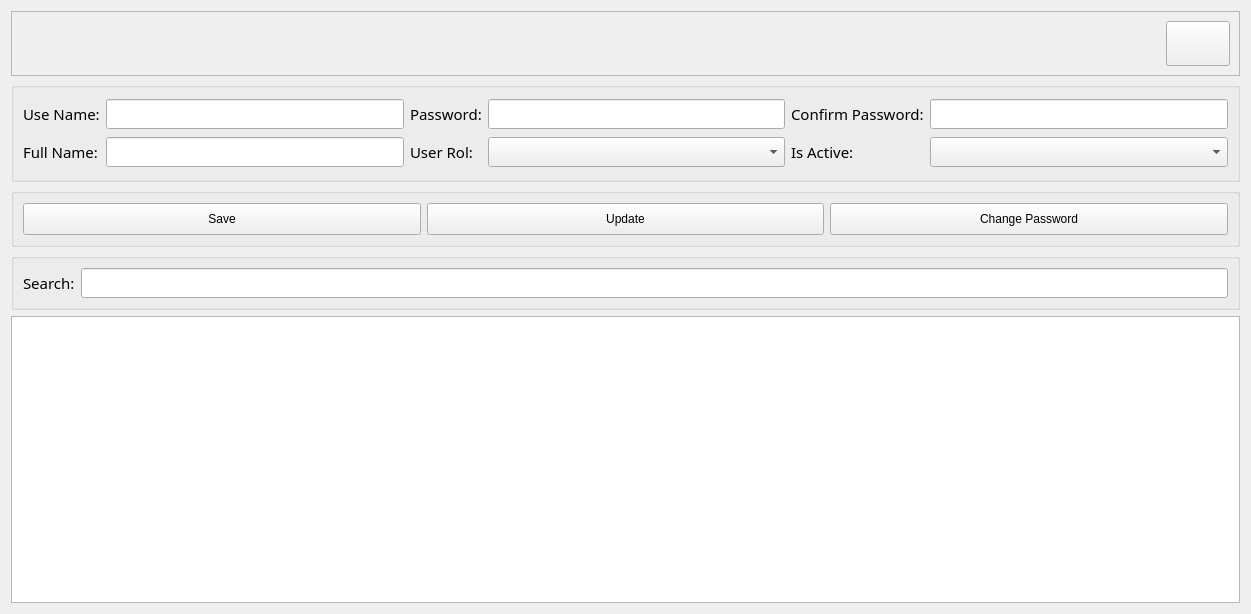
<?xml version="1.0" encoding="UTF-8"?>
<ui version="4.0">
 <class>user_view</class>
 <widget class="QWidget" name="user_view">
  <property name="geometry">
   <rect>
    <x>0</x>
    <y>0</y>
    <width>1251</width>
    <height>614</height>
   </rect>
  </property>
  <property name="sizePolicy">
   <sizepolicy hsizetype="Preferred" vsizetype="Preferred">
    <horstretch>0</horstretch>
    <verstretch>0</verstretch>
   </sizepolicy>
  </property>
  <property name="windowTitle">
   <string>Form</string>
  </property>
  <layout class="QGridLayout" name="gridLayout_3">
   <item row="4" column="0">
    <widget class="QTableWidget" name="tableWidget"/>
   </item>
   <item row="3" column="0">
    <widget class="QGroupBox" name="groupBox_3">
     <property name="minimumSize">
      <size>
       <width>0</width>
       <height>50</height>
      </size>
     </property>
     <property name="title">
      <string/>
     </property>
     <layout class="QGridLayout" name="gridLayout_4">
      <item row="0" column="0">
       <widget class="QLabel" name="label_7">
        <property name="font">
         <font>
          <family>Century Gothic</family>
          <pointsize>11</pointsize>
         </font>
        </property>
        <property name="text">
         <string>Search:</string>
        </property>
       </widget>
      </item>
      <item row="0" column="1">
       <widget class="QLineEdit" name="lineEdit_5">
        <property name="font">
         <font>
          <family>Century Gothic</family>
          <pointsize>11</pointsize>
         </font>
        </property>
       </widget>
      </item>
     </layout>
    </widget>
   </item>
   <item row="2" column="0">
    <widget class="QGroupBox" name="groupBox_2">
     <property name="sizePolicy">
      <sizepolicy hsizetype="Preferred" vsizetype="Fixed">
       <horstretch>0</horstretch>
       <verstretch>0</verstretch>
      </sizepolicy>
     </property>
     <property name="minimumSize">
      <size>
       <width>613</width>
       <height>0</height>
      </size>
     </property>
     <property name="styleSheet">
      <string notr="true"/>
     </property>
     <property name="title">
      <string/>
     </property>
     <layout class="QGridLayout" name="gridLayout_2">
      <item row="0" column="2">
       <widget class="QPushButton" name="btn_change_password">
        <property name="sizePolicy">
         <sizepolicy hsizetype="Minimum" vsizetype="Expanding">
          <horstretch>0</horstretch>
          <verstretch>0</verstretch>
         </sizepolicy>
        </property>
        <property name="minimumSize">
         <size>
          <width>0</width>
          <height>32</height>
         </size>
        </property>
        <property name="text">
         <string>Change Password</string>
        </property>
       </widget>
      </item>
      <item row="0" column="0">
       <widget class="QPushButton" name="btn_save">
        <property name="sizePolicy">
         <sizepolicy hsizetype="Minimum" vsizetype="Expanding">
          <horstretch>0</horstretch>
          <verstretch>0</verstretch>
         </sizepolicy>
        </property>
        <property name="minimumSize">
         <size>
          <width>0</width>
          <height>32</height>
         </size>
        </property>
        <property name="text">
         <string>Save</string>
        </property>
       </widget>
      </item>
      <item row="0" column="1">
       <widget class="QPushButton" name="btn_update">
        <property name="sizePolicy">
         <sizepolicy hsizetype="Minimum" vsizetype="Expanding">
          <horstretch>0</horstretch>
          <verstretch>0</verstretch>
         </sizepolicy>
        </property>
        <property name="minimumSize">
         <size>
          <width>0</width>
          <height>32</height>
         </size>
        </property>
        <property name="text">
         <string>Update</string>
        </property>
       </widget>
      </item>
     </layout>
    </widget>
   </item>
   <item row="1" column="0">
    <widget class="QGroupBox" name="groupBox">
     <property name="sizePolicy">
      <sizepolicy hsizetype="Preferred" vsizetype="Preferred">
       <horstretch>0</horstretch>
       <verstretch>0</verstretch>
      </sizepolicy>
     </property>
     <property name="minimumSize">
      <size>
       <width>0</width>
       <height>100</height>
      </size>
     </property>
     <property name="title">
      <string/>
     </property>
     <layout class="QGridLayout" name="gridLayout">
      <item row="0" column="0">
       <widget class="QLabel" name="label">
        <property name="font">
         <font>
          <family>Century Gothic</family>
          <pointsize>11</pointsize>
         </font>
        </property>
        <property name="text">
         <string>Use Name:</string>
        </property>
       </widget>
      </item>
      <item row="0" column="1">
       <widget class="QLineEdit" name="input_username">
        <property name="font">
         <font>
          <family>Century Gothic</family>
          <pointsize>11</pointsize>
         </font>
        </property>
       </widget>
      </item>
      <item row="0" column="2">
       <widget class="QLabel" name="label_2">
        <property name="font">
         <font>
          <family>Century Gothic</family>
          <pointsize>11</pointsize>
         </font>
        </property>
        <property name="text">
         <string>Password:</string>
        </property>
       </widget>
      </item>
      <item row="0" column="3">
       <widget class="QLineEdit" name="input_password">
        <property name="font">
         <font>
          <family>Century Gothic</family>
          <pointsize>11</pointsize>
         </font>
        </property>
        <property name="echoMode">
         <enum>QLineEdit::Password</enum>
        </property>
       </widget>
      </item>
      <item row="0" column="4">
       <widget class="QLabel" name="label_3">
        <property name="font">
         <font>
          <family>Century Gothic</family>
          <pointsize>11</pointsize>
         </font>
        </property>
        <property name="text">
         <string>Confirm Password:</string>
        </property>
       </widget>
      </item>
      <item row="0" column="5">
       <widget class="QLineEdit" name="input_confirm_password">
        <property name="font">
         <font>
          <family>Century Gothic</family>
          <pointsize>11</pointsize>
         </font>
        </property>
        <property name="echoMode">
         <enum>QLineEdit::Password</enum>
        </property>
       </widget>
      </item>
      <item row="1" column="0">
       <widget class="QLabel" name="label_4">
        <property name="font">
         <font>
          <family>Century Gothic</family>
          <pointsize>11</pointsize>
         </font>
        </property>
        <property name="text">
         <string>Full Name:</string>
        </property>
       </widget>
      </item>
      <item row="1" column="1">
       <widget class="QLineEdit" name="input_full_name">
        <property name="font">
         <font>
          <family>Century Gothic</family>
          <pointsize>11</pointsize>
         </font>
        </property>
       </widget>
      </item>
      <item row="1" column="2">
       <widget class="QLabel" name="label_5">
        <property name="font">
         <font>
          <family>Century Gothic</family>
          <pointsize>11</pointsize>
         </font>
        </property>
        <property name="text">
         <string>User Rol:</string>
        </property>
       </widget>
      </item>
      <item row="1" column="3">
       <widget class="QComboBox" name="cbo_user_role">
        <property name="font">
         <font>
          <family>Century Gothic</family>
          <pointsize>11</pointsize>
         </font>
        </property>
       </widget>
      </item>
      <item row="1" column="4">
       <widget class="QLabel" name="label_6">
        <property name="font">
         <font>
          <family>Century Gothic</family>
          <pointsize>11</pointsize>
         </font>
        </property>
        <property name="text">
         <string>Is Active:</string>
        </property>
       </widget>
      </item>
      <item row="1" column="5">
       <widget class="QComboBox" name="cbo_is_active">
        <property name="font">
         <font>
          <family>Century Gothic</family>
          <pointsize>11</pointsize>
         </font>
        </property>
       </widget>
      </item>
     </layout>
    </widget>
   </item>
   <item row="0" column="0">
    <widget class="QFrame" name="bar_information">
     <property name="minimumSize">
      <size>
       <width>0</width>
       <height>50</height>
      </size>
     </property>
     <property name="frameShape">
      <enum>QFrame::StyledPanel</enum>
     </property>
     <property name="frameShadow">
      <enum>QFrame::Raised</enum>
     </property>
     <layout class="QGridLayout" name="gridLayout_5">
      <item row="0" column="0">
       <widget class="QLabel" name="label_user_name">
        <property name="font">
         <font>
          <family>Century Gothic</family>
          <pointsize>12</pointsize>
         </font>
        </property>
        <property name="text">
         <string/>
        </property>
        <property name="alignment">
         <set>Qt::AlignLeading|Qt::AlignLeft|Qt::AlignVCenter</set>
        </property>
       </widget>
      </item>
      <item row="0" column="1">
       <widget class="QLabel" name="label_user_role">
        <property name="font">
         <font>
          <family>Century Gothic</family>
          <pointsize>12</pointsize>
         </font>
        </property>
        <property name="text">
         <string/>
        </property>
       </widget>
      </item>
      <item row="0" column="2">
       <widget class="QPushButton" name="btn_close">
        <property name="minimumSize">
         <size>
          <width>64</width>
          <height>45</height>
         </size>
        </property>
        <property name="maximumSize">
         <size>
          <width>64</width>
          <height>45</height>
         </size>
        </property>
        <property name="text">
         <string/>
        </property>
        <property name="icon">
         <iconset>
          <normaloff>../assets/Images/IMG-LogOut.png</normaloff>../assets/Images/IMG-LogOut.png</iconset>
        </property>
        <property name="iconSize">
         <size>
          <width>32</width>
          <height>32</height>
         </size>
        </property>
       </widget>
      </item>
     </layout>
    </widget>
   </item>
  </layout>
 </widget>
 <tabstops>
  <tabstop>input_username</tabstop>
  <tabstop>input_full_name</tabstop>
  <tabstop>input_password</tabstop>
  <tabstop>cbo_user_role</tabstop>
  <tabstop>input_confirm_password</tabstop>
  <tabstop>cbo_is_active</tabstop>
  <tabstop>btn_save</tabstop>
  <tabstop>btn_update</tabstop>
  <tabstop>btn_change_password</tabstop>
  <tabstop>lineEdit_5</tabstop>
  <tabstop>tableWidget</tabstop>
  <tabstop>btn_close</tabstop>
 </tabstops>
 <resources/>
 <connections/>
</ui>
